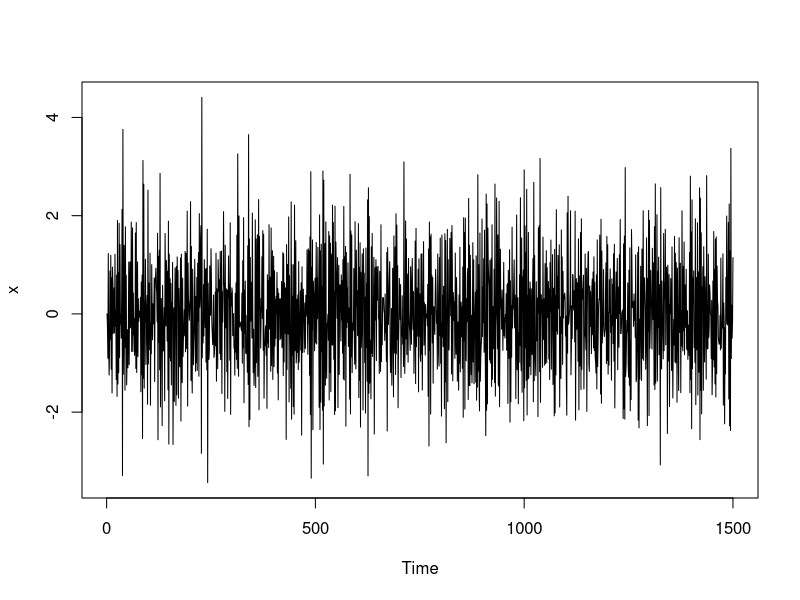
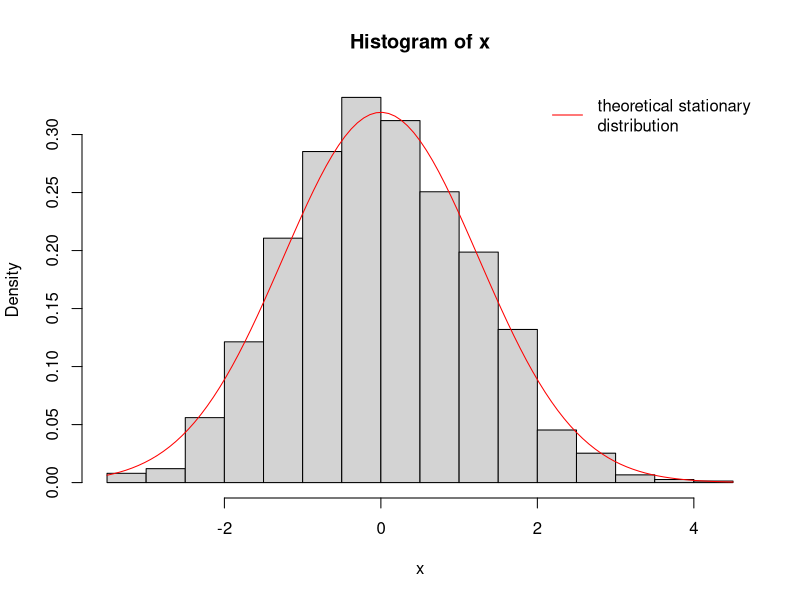

Generate these figures, in order, with R:
	
Qi = matrix(c(0,1),nrow=1)
Q = matrix(c(0,1,0.3,0.7),nrow=2,byrow=TRUE)
Qi %*% Q %*% Q

Q = matrix(c(0.0, 0.5, 0.0, 0.0, 0.5,
             0.5, 0.0, 0.5, 0.0, 0.0,
             0.0, 0.5, 0.0, 0.5, 0.0,
             0.0, 0.0, 0.5, 0.0, 0.5,
             0.5, 0.0, 0.0, 0.5, 0.0), 
           nrow=5, byrow=TRUE)


n = 5000
x = numeric(n)
x[1] = 1 # fix the state as 1 for time 1
for (i in 2:n) {
  x[i] = sample.int(5, size=1, prob=Q[x[i-1],]) # draw the next state from the intergers 1 to 5 with probabilities from the transition matrix Q, based on the previous value of X.
}


table(x) / n


#cont excample

set.seed(38)

n=1500
x = numeric(n)
phi = -0.6
for(i in 2:n) {
x[i] = rnorm(1,mean=phi*x[i-1],sd=1.0)
}
plot.ts(x)
x[4]

hist(x,freq=FALSE)
curve(dnorm(x, mean=0.0, sd=sqrt(1.0/(1.0-phi^2))), col="red", add=TRUE)
legend("topright", legend="theoretical stationary\ndistribution", col="red", lty=1, bty="n")

